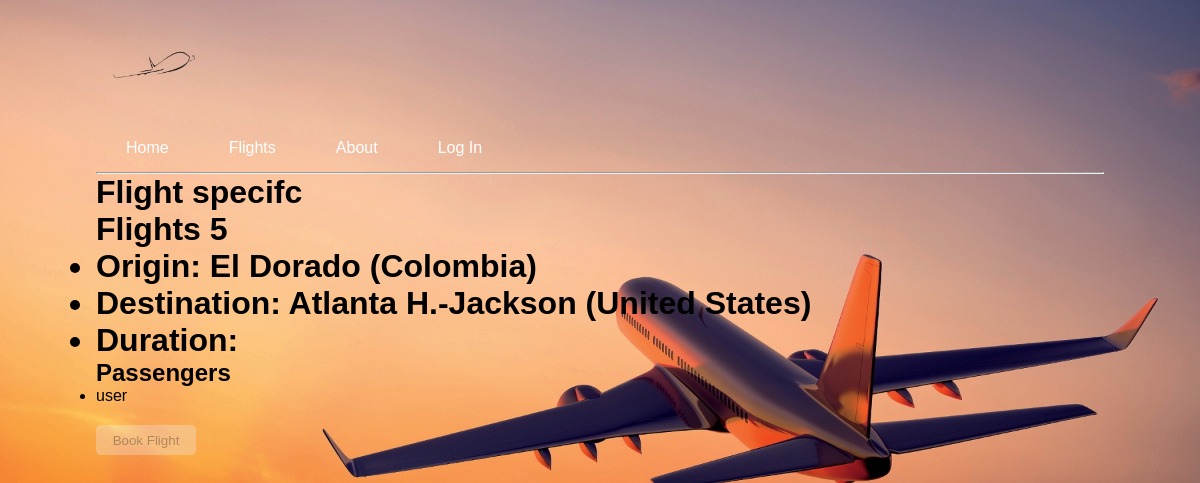
The page /5 on the database its author committed.
### flights/models.py (models this page shows, shortened)
class Flight(models.Model):
    origin = models.ForeignKey(Airport, on_delete=models.CASCADE, related_name="departures")
    destination = models.ForeignKey(Airport, on_delete=models.CASCADE, related_name="arrivals")
    departure = models.DateTimeField(auto_now=True)  # save it every time, allowing to update the hour.
    arrival = models.DateTimeField(auto_now=True)
    airplane = models.ForeignKey('Airplane', on_delete=models.SET_NULL, null=True, related_name="flights", blank=True)
    passengers = models.ManyToManyField(User, related_name="flights")

class Airport(models.Model):
    name = models.CharField(max_length=55)
    country = models.ForeignKey(Country, on_delete=models.CASCADE, related_name="airports")
    def __str__(self):
        return f"{self.name} ({self.country})"

class Country(models.Model):
    name = models.CharField(max_length=15)
    def __str__(self):
        return f"{self.name}"
    class Meta:
        verbose_name_plural = "Countries"

### flights/views.py (the view)
# urls.py: path("<int:flight_id>", views.flight, name="flight")
def flight(request, flight_id):
    flight_object = Flight.objects.get(pk=flight_id)
    if request.method == "POST":
        print("here")
        if request.user.is_authenticated:
            flight_object.passengers.add(request.user)
    return render(request, "flights/flight.html", {
        "flight": flight_object,
        "passengers": flight_object.passengers.all(),
    })

### flights/templates/flights/flight.html (shortened to what this page needs)
{% extends 'main.html' %}
{% block content %}
<form action="{% url 'flight' flight.id %}" method="post">
    <h1>Flight specifc</h1>
    <h1>Flights {{ flight.id }}
        <ul>
            <li>Origin: {{ flight.origin }}</li>
            <li>Destination: {{ flight.destination }} </li>
            <li>Duration: {{ flight.duration }}</li>
        </ul>
    </h1>
    <h2>Passengers</h2>
    <ul>
        {% for passenger in passengers %}
        <li>{{ passenger }}</li>
        {% empty %}
        <li>No passengers</li>
        {% endfor %}
    </ul>
    {% if user.is_authenticated %}
    <Button class="book-button" type="submit" >Book Flight</Button>
    {% else %}
    <Button class="book-button-disabled" type="submit" disabled>Book Flight</Button>
    {% endif %}
</form>
{% endblock %}

### static/styles/main.css (style rules this page uses)
* { margin: 0; padding: 0; box-sizing: border-box; }
#bg { width: 100%; height: 100vh; background-size: cover; background-position: center; padding: 0 8%; position: relative; }
.book-button-disabled { width: 100px; height: 30px; border: none; border-radius: 5px; margin-top: 20px; transition: transform 0.3s ease-in-out; }
body { font-family: Arial, Helvetica, sans-serif; margin: 0; }
html { box-sizing: border-box; }
*, *:before, *:after { box-sizing: inherit; }

### rows shown on the page
Flight: id "5", origin "El Dorado (Colombia)", destination "Atlanta H.-Jackson (United States)"

### other values the page prints
{{ passenger }} "user"
